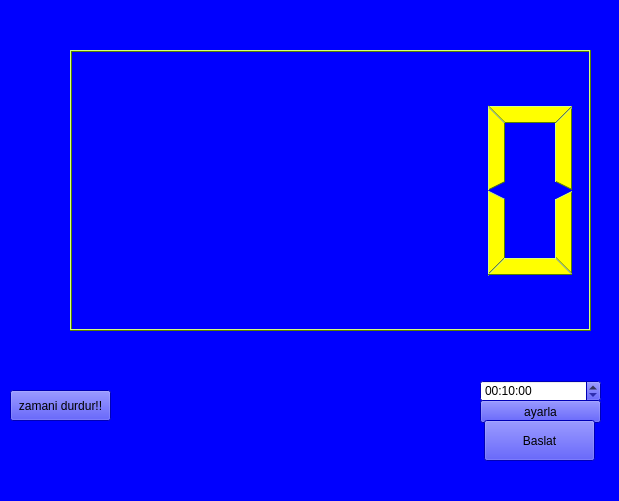
<?xml version="1.0" encoding="UTF-8"?>
<ui version="4.0">
 <class>Form</class>
 <widget class="QWidget" name="Form">
  <property name="geometry">
   <rect>
    <x>0</x>
    <y>0</y>
    <width>619</width>
    <height>501</height>
   </rect>
  </property>
  <property name="palette">
   <palette>
    <active>
     <colorrole role="WindowText">
      <brush brushstyle="SolidPattern">
       <color alpha="255">
        <red>0</red>
        <green>0</green>
        <blue>0</blue>
       </color>
      </brush>
     </colorrole>
     <colorrole role="Button">
      <brush brushstyle="SolidPattern">
       <color alpha="255">
        <red>0</red>
        <green>0</green>
        <blue>255</blue>
       </color>
      </brush>
     </colorrole>
     <colorrole role="Light">
      <brush brushstyle="SolidPattern">
       <color alpha="255">
        <red>127</red>
        <green>127</green>
        <blue>255</blue>
       </color>
      </brush>
     </colorrole>
     <colorrole role="Midlight">
      <brush brushstyle="SolidPattern">
       <color alpha="255">
        <red>63</red>
        <green>63</green>
        <blue>255</blue>
       </color>
      </brush>
     </colorrole>
     <colorrole role="Dark">
      <brush brushstyle="SolidPattern">
       <color alpha="255">
        <red>0</red>
        <green>0</green>
        <blue>127</blue>
       </color>
      </brush>
     </colorrole>
     <colorrole role="Mid">
      <brush brushstyle="SolidPattern">
       <color alpha="255">
        <red>0</red>
        <green>0</green>
        <blue>170</blue>
       </color>
      </brush>
     </colorrole>
     <colorrole role="Text">
      <brush brushstyle="SolidPattern">
       <color alpha="255">
        <red>0</red>
        <green>0</green>
        <blue>0</blue>
       </color>
      </brush>
     </colorrole>
     <colorrole role="BrightText">
      <brush brushstyle="SolidPattern">
       <color alpha="255">
        <red>255</red>
        <green>255</green>
        <blue>255</blue>
       </color>
      </brush>
     </colorrole>
     <colorrole role="ButtonText">
      <brush brushstyle="SolidPattern">
       <color alpha="255">
        <red>0</red>
        <green>0</green>
        <blue>0</blue>
       </color>
      </brush>
     </colorrole>
     <colorrole role="Base">
      <brush brushstyle="SolidPattern">
       <color alpha="255">
        <red>255</red>
        <green>255</green>
        <blue>255</blue>
       </color>
      </brush>
     </colorrole>
     <colorrole role="Window">
      <brush brushstyle="SolidPattern">
       <color alpha="255">
        <red>0</red>
        <green>0</green>
        <blue>255</blue>
       </color>
      </brush>
     </colorrole>
     <colorrole role="Shadow">
      <brush brushstyle="SolidPattern">
       <color alpha="255">
        <red>0</red>
        <green>0</green>
        <blue>0</blue>
       </color>
      </brush>
     </colorrole>
     <colorrole role="AlternateBase">
      <brush brushstyle="SolidPattern">
       <color alpha="255">
        <red>127</red>
        <green>127</green>
        <blue>255</blue>
       </color>
      </brush>
     </colorrole>
     <colorrole role="ToolTipBase">
      <brush brushstyle="SolidPattern">
       <color alpha="255">
        <red>255</red>
        <green>255</green>
        <blue>220</blue>
       </color>
      </brush>
     </colorrole>
     <colorrole role="ToolTipText">
      <brush brushstyle="SolidPattern">
       <color alpha="255">
        <red>0</red>
        <green>0</green>
        <blue>0</blue>
       </color>
      </brush>
     </colorrole>
    </active>
    <inactive>
     <colorrole role="WindowText">
      <brush brushstyle="SolidPattern">
       <color alpha="255">
        <red>0</red>
        <green>0</green>
        <blue>0</blue>
       </color>
      </brush>
     </colorrole>
     <colorrole role="Button">
      <brush brushstyle="SolidPattern">
       <color alpha="255">
        <red>0</red>
        <green>0</green>
        <blue>255</blue>
       </color>
      </brush>
     </colorrole>
     <colorrole role="Light">
      <brush brushstyle="SolidPattern">
       <color alpha="255">
        <red>127</red>
        <green>127</green>
        <blue>255</blue>
       </color>
      </brush>
     </colorrole>
     <colorrole role="Midlight">
      <brush brushstyle="SolidPattern">
       <color alpha="255">
        <red>63</red>
        <green>63</green>
        <blue>255</blue>
       </color>
      </brush>
     </colorrole>
     <colorrole role="Dark">
      <brush brushstyle="SolidPattern">
       <color alpha="255">
        <red>0</red>
        <green>0</green>
        <blue>127</blue>
       </color>
      </brush>
     </colorrole>
     <colorrole role="Mid">
      <brush brushstyle="SolidPattern">
       <color alpha="255">
        <red>0</red>
        <green>0</green>
        <blue>170</blue>
       </color>
      </brush>
     </colorrole>
     <colorrole role="Text">
      <brush brushstyle="SolidPattern">
       <color alpha="255">
        <red>0</red>
        <green>0</green>
        <blue>0</blue>
       </color>
      </brush>
     </colorrole>
     <colorrole role="BrightText">
      <brush brushstyle="SolidPattern">
       <color alpha="255">
        <red>255</red>
        <green>255</green>
        <blue>255</blue>
       </color>
      </brush>
     </colorrole>
     <colorrole role="ButtonText">
      <brush brushstyle="SolidPattern">
       <color alpha="255">
        <red>0</red>
        <green>0</green>
        <blue>0</blue>
       </color>
      </brush>
     </colorrole>
     <colorrole role="Base">
      <brush brushstyle="SolidPattern">
       <color alpha="255">
        <red>255</red>
        <green>255</green>
        <blue>255</blue>
       </color>
      </brush>
     </colorrole>
     <colorrole role="Window">
      <brush brushstyle="SolidPattern">
       <color alpha="255">
        <red>0</red>
        <green>0</green>
        <blue>255</blue>
       </color>
      </brush>
     </colorrole>
     <colorrole role="Shadow">
      <brush brushstyle="SolidPattern">
       <color alpha="255">
        <red>0</red>
        <green>0</green>
        <blue>0</blue>
       </color>
      </brush>
     </colorrole>
     <colorrole role="AlternateBase">
      <brush brushstyle="SolidPattern">
       <color alpha="255">
        <red>127</red>
        <green>127</green>
        <blue>255</blue>
       </color>
      </brush>
     </colorrole>
     <colorrole role="ToolTipBase">
      <brush brushstyle="SolidPattern">
       <color alpha="255">
        <red>255</red>
        <green>255</green>
        <blue>220</blue>
       </color>
      </brush>
     </colorrole>
     <colorrole role="ToolTipText">
      <brush brushstyle="SolidPattern">
       <color alpha="255">
        <red>0</red>
        <green>0</green>
        <blue>0</blue>
       </color>
      </brush>
     </colorrole>
    </inactive>
    <disabled>
     <colorrole role="WindowText">
      <brush brushstyle="SolidPattern">
       <color alpha="255">
        <red>0</red>
        <green>0</green>
        <blue>127</blue>
       </color>
      </brush>
     </colorrole>
     <colorrole role="Button">
      <brush brushstyle="SolidPattern">
       <color alpha="255">
        <red>0</red>
        <green>0</green>
        <blue>255</blue>
       </color>
      </brush>
     </colorrole>
     <colorrole role="Light">
      <brush brushstyle="SolidPattern">
       <color alpha="255">
        <red>127</red>
        <green>127</green>
        <blue>255</blue>
       </color>
      </brush>
     </colorrole>
     <colorrole role="Midlight">
      <brush brushstyle="SolidPattern">
       <color alpha="255">
        <red>63</red>
        <green>63</green>
        <blue>255</blue>
       </color>
      </brush>
     </colorrole>
     <colorrole role="Dark">
      <brush brushstyle="SolidPattern">
       <color alpha="255">
        <red>0</red>
        <green>0</green>
        <blue>127</blue>
       </color>
      </brush>
     </colorrole>
     <colorrole role="Mid">
      <brush brushstyle="SolidPattern">
       <color alpha="255">
        <red>0</red>
        <green>0</green>
        <blue>170</blue>
       </color>
      </brush>
     </colorrole>
     <colorrole role="Text">
      <brush brushstyle="SolidPattern">
       <color alpha="255">
        <red>0</red>
        <green>0</green>
        <blue>127</blue>
       </color>
      </brush>
     </colorrole>
     <colorrole role="BrightText">
      <brush brushstyle="SolidPattern">
       <color alpha="255">
        <red>255</red>
        <green>255</green>
        <blue>255</blue>
       </color>
      </brush>
     </colorrole>
     <colorrole role="ButtonText">
      <brush brushstyle="SolidPattern">
       <color alpha="255">
        <red>0</red>
        <green>0</green>
        <blue>127</blue>
       </color>
      </brush>
     </colorrole>
     <colorrole role="Base">
      <brush brushstyle="SolidPattern">
       <color alpha="255">
        <red>0</red>
        <green>0</green>
        <blue>255</blue>
       </color>
      </brush>
     </colorrole>
     <colorrole role="Window">
      <brush brushstyle="SolidPattern">
       <color alpha="255">
        <red>0</red>
        <green>0</green>
        <blue>255</blue>
       </color>
      </brush>
     </colorrole>
     <colorrole role="Shadow">
      <brush brushstyle="SolidPattern">
       <color alpha="255">
        <red>0</red>
        <green>0</green>
        <blue>0</blue>
       </color>
      </brush>
     </colorrole>
     <colorrole role="AlternateBase">
      <brush brushstyle="SolidPattern">
       <color alpha="255">
        <red>0</red>
        <green>0</green>
        <blue>255</blue>
       </color>
      </brush>
     </colorrole>
     <colorrole role="ToolTipBase">
      <brush brushstyle="SolidPattern">
       <color alpha="255">
        <red>255</red>
        <green>255</green>
        <blue>220</blue>
       </color>
      </brush>
     </colorrole>
     <colorrole role="ToolTipText">
      <brush brushstyle="SolidPattern">
       <color alpha="255">
        <red>0</red>
        <green>0</green>
        <blue>0</blue>
       </color>
      </brush>
     </colorrole>
    </disabled>
   </palette>
  </property>
  <property name="windowTitle">
   <string>Form</string>
  </property>
  <widget class="QLCDNumber" name="lcdNumber">
   <property name="geometry">
    <rect>
     <x>70</x>
     <y>50</y>
     <width>521</width>
     <height>281</height>
    </rect>
   </property>
   <property name="palette">
    <palette>
     <active>
      <colorrole role="WindowText">
       <brush brushstyle="SolidPattern">
        <color alpha="255">
         <red>255</red>
         <green>255</green>
         <blue>0</blue>
        </color>
       </brush>
      </colorrole>
      <colorrole role="Button">
       <brush brushstyle="SolidPattern">
        <color alpha="255">
         <red>170</red>
         <green>255</green>
         <blue>0</blue>
        </color>
       </brush>
      </colorrole>
      <colorrole role="Light">
       <brush brushstyle="SolidPattern">
        <color alpha="255">
         <red>213</red>
         <green>255</green>
         <blue>127</blue>
        </color>
       </brush>
      </colorrole>
      <colorrole role="Midlight">
       <brush brushstyle="SolidPattern">
        <color alpha="255">
         <red>191</red>
         <green>255</green>
         <blue>63</blue>
        </color>
       </brush>
      </colorrole>
      <colorrole role="Dark">
       <brush brushstyle="SolidPattern">
        <color alpha="255">
         <red>85</red>
         <green>127</green>
         <blue>0</blue>
        </color>
       </brush>
      </colorrole>
      <colorrole role="Mid">
       <brush brushstyle="SolidPattern">
        <color alpha="255">
         <red>113</red>
         <green>170</green>
         <blue>0</blue>
        </color>
       </brush>
      </colorrole>
      <colorrole role="Text">
       <brush brushstyle="SolidPattern">
        <color alpha="255">
         <red>0</red>
         <green>0</green>
         <blue>0</blue>
        </color>
       </brush>
      </colorrole>
      <colorrole role="BrightText">
       <brush brushstyle="SolidPattern">
        <color alpha="255">
         <red>255</red>
         <green>255</green>
         <blue>255</blue>
        </color>
       </brush>
      </colorrole>
      <colorrole role="ButtonText">
       <brush brushstyle="SolidPattern">
        <color alpha="255">
         <red>0</red>
         <green>0</green>
         <blue>0</blue>
        </color>
       </brush>
      </colorrole>
      <colorrole role="Base">
       <brush brushstyle="SolidPattern">
        <color alpha="255">
         <red>255</red>
         <green>255</green>
         <blue>255</blue>
        </color>
       </brush>
      </colorrole>
      <colorrole role="Window">
       <brush brushstyle="SolidPattern">
        <color alpha="255">
         <red>170</red>
         <green>255</green>
         <blue>0</blue>
        </color>
       </brush>
      </colorrole>
      <colorrole role="Shadow">
       <brush brushstyle="SolidPattern">
        <color alpha="255">
         <red>0</red>
         <green>0</green>
         <blue>0</blue>
        </color>
       </brush>
      </colorrole>
      <colorrole role="AlternateBase">
       <brush brushstyle="SolidPattern">
        <color alpha="255">
         <red>212</red>
         <green>255</green>
         <blue>127</blue>
        </color>
       </brush>
      </colorrole>
      <colorrole role="ToolTipBase">
       <brush brushstyle="SolidPattern">
        <color alpha="255">
         <red>255</red>
         <green>255</green>
         <blue>220</blue>
        </color>
       </brush>
      </colorrole>
      <colorrole role="ToolTipText">
       <brush brushstyle="SolidPattern">
        <color alpha="255">
         <red>0</red>
         <green>0</green>
         <blue>0</blue>
        </color>
       </brush>
      </colorrole>
     </active>
     <inactive>
      <colorrole role="WindowText">
       <brush brushstyle="SolidPattern">
        <color alpha="255">
         <red>255</red>
         <green>255</green>
         <blue>0</blue>
        </color>
       </brush>
      </colorrole>
      <colorrole role="Button">
       <brush brushstyle="SolidPattern">
        <color alpha="255">
         <red>170</red>
         <green>255</green>
         <blue>0</blue>
        </color>
       </brush>
      </colorrole>
      <colorrole role="Light">
       <brush brushstyle="SolidPattern">
        <color alpha="255">
         <red>213</red>
         <green>255</green>
         <blue>127</blue>
        </color>
       </brush>
      </colorrole>
      <colorrole role="Midlight">
       <brush brushstyle="SolidPattern">
        <color alpha="255">
         <red>191</red>
         <green>255</green>
         <blue>63</blue>
        </color>
       </brush>
      </colorrole>
      <colorrole role="Dark">
       <brush brushstyle="SolidPattern">
        <color alpha="255">
         <red>85</red>
         <green>127</green>
         <blue>0</blue>
        </color>
       </brush>
      </colorrole>
      <colorrole role="Mid">
       <brush brushstyle="SolidPattern">
        <color alpha="255">
         <red>113</red>
         <green>170</green>
         <blue>0</blue>
        </color>
       </brush>
      </colorrole>
      <colorrole role="Text">
       <brush brushstyle="SolidPattern">
        <color alpha="255">
         <red>0</red>
         <green>0</green>
         <blue>0</blue>
        </color>
       </brush>
      </colorrole>
      <colorrole role="BrightText">
       <brush brushstyle="SolidPattern">
        <color alpha="255">
         <red>255</red>
         <green>255</green>
         <blue>255</blue>
        </color>
       </brush>
      </colorrole>
      <colorrole role="ButtonText">
       <brush brushstyle="SolidPattern">
        <color alpha="255">
         <red>0</red>
         <green>0</green>
         <blue>0</blue>
        </color>
       </brush>
      </colorrole>
      <colorrole role="Base">
       <brush brushstyle="SolidPattern">
        <color alpha="255">
         <red>255</red>
         <green>255</green>
         <blue>255</blue>
        </color>
       </brush>
      </colorrole>
      <colorrole role="Window">
       <brush brushstyle="SolidPattern">
        <color alpha="255">
         <red>170</red>
         <green>255</green>
         <blue>0</blue>
        </color>
       </brush>
      </colorrole>
      <colorrole role="Shadow">
       <brush brushstyle="SolidPattern">
        <color alpha="255">
         <red>0</red>
         <green>0</green>
         <blue>0</blue>
        </color>
       </brush>
      </colorrole>
      <colorrole role="AlternateBase">
       <brush brushstyle="SolidPattern">
        <color alpha="255">
         <red>212</red>
         <green>255</green>
         <blue>127</blue>
        </color>
       </brush>
      </colorrole>
      <colorrole role="ToolTipBase">
       <brush brushstyle="SolidPattern">
        <color alpha="255">
         <red>255</red>
         <green>255</green>
         <blue>220</blue>
        </color>
       </brush>
      </colorrole>
      <colorrole role="ToolTipText">
       <brush brushstyle="SolidPattern">
        <color alpha="255">
         <red>0</red>
         <green>0</green>
         <blue>0</blue>
        </color>
       </brush>
      </colorrole>
     </inactive>
     <disabled>
      <colorrole role="WindowText">
       <brush brushstyle="SolidPattern">
        <color alpha="255">
         <red>85</red>
         <green>127</green>
         <blue>0</blue>
        </color>
       </brush>
      </colorrole>
      <colorrole role="Button">
       <brush brushstyle="SolidPattern">
        <color alpha="255">
         <red>170</red>
         <green>255</green>
         <blue>0</blue>
        </color>
       </brush>
      </colorrole>
      <colorrole role="Light">
       <brush brushstyle="SolidPattern">
        <color alpha="255">
         <red>213</red>
         <green>255</green>
         <blue>127</blue>
        </color>
       </brush>
      </colorrole>
      <colorrole role="Midlight">
       <brush brushstyle="SolidPattern">
        <color alpha="255">
         <red>191</red>
         <green>255</green>
         <blue>63</blue>
        </color>
       </brush>
      </colorrole>
      <colorrole role="Dark">
       <brush brushstyle="SolidPattern">
        <color alpha="255">
         <red>85</red>
         <green>127</green>
         <blue>0</blue>
        </color>
       </brush>
      </colorrole>
      <colorrole role="Mid">
       <brush brushstyle="SolidPattern">
        <color alpha="255">
         <red>113</red>
         <green>170</green>
         <blue>0</blue>
        </color>
       </brush>
      </colorrole>
      <colorrole role="Text">
       <brush brushstyle="SolidPattern">
        <color alpha="255">
         <red>85</red>
         <green>127</green>
         <blue>0</blue>
        </color>
       </brush>
      </colorrole>
      <colorrole role="BrightText">
       <brush brushstyle="SolidPattern">
        <color alpha="255">
         <red>255</red>
         <green>255</green>
         <blue>255</blue>
        </color>
       </brush>
      </colorrole>
      <colorrole role="ButtonText">
       <brush brushstyle="SolidPattern">
        <color alpha="255">
         <red>85</red>
         <green>127</green>
         <blue>0</blue>
        </color>
       </brush>
      </colorrole>
      <colorrole role="Base">
       <brush brushstyle="SolidPattern">
        <color alpha="255">
         <red>170</red>
         <green>255</green>
         <blue>0</blue>
        </color>
       </brush>
      </colorrole>
      <colorrole role="Window">
       <brush brushstyle="SolidPattern">
        <color alpha="255">
         <red>170</red>
         <green>255</green>
         <blue>0</blue>
        </color>
       </brush>
      </colorrole>
      <colorrole role="Shadow">
       <brush brushstyle="SolidPattern">
        <color alpha="255">
         <red>0</red>
         <green>0</green>
         <blue>0</blue>
        </color>
       </brush>
      </colorrole>
      <colorrole role="AlternateBase">
       <brush brushstyle="SolidPattern">
        <color alpha="255">
         <red>170</red>
         <green>255</green>
         <blue>0</blue>
        </color>
       </brush>
      </colorrole>
      <colorrole role="ToolTipBase">
       <brush brushstyle="SolidPattern">
        <color alpha="255">
         <red>255</red>
         <green>255</green>
         <blue>220</blue>
        </color>
       </brush>
      </colorrole>
      <colorrole role="ToolTipText">
       <brush brushstyle="SolidPattern">
        <color alpha="255">
         <red>0</red>
         <green>0</green>
         <blue>0</blue>
        </color>
       </brush>
      </colorrole>
     </disabled>
    </palette>
   </property>
   <property name="locale">
    <locale language="Dutch" country="Netherlands"/>
   </property>
  </widget>
  <widget class="QTimeEdit" name="timeEdit">
   <property name="geometry">
    <rect>
     <x>480</x>
     <y>380</y>
     <width>121</width>
     <height>22</height>
    </rect>
   </property>
   <property name="timeSpec">
    <enum>Qt::TimeZone</enum>
   </property>
   <property name="time">
    <time>
     <hour>0</hour>
     <minute>10</minute>
     <second>0</second>
    </time>
   </property>
  </widget>
  <widget class="QPushButton" name="pushButton">
   <property name="geometry">
    <rect>
     <x>480</x>
     <y>400</y>
     <width>121</width>
     <height>23</height>
    </rect>
   </property>
   <property name="text">
    <string>ayarla</string>
   </property>
  </widget>
  <widget class="QPushButton" name="button_01">
   <property name="geometry">
    <rect>
     <x>10</x>
     <y>390</y>
     <width>101</width>
     <height>31</height>
    </rect>
   </property>
   <property name="text">
    <string>zamani durdur!!</string>
   </property>
  </widget>
  <widget class="QPushButton" name="pushButton_3">
   <property name="geometry">
    <rect>
     <x>484</x>
     <y>420</y>
     <width>111</width>
     <height>41</height>
    </rect>
   </property>
   <property name="text">
    <string>Baslat</string>
   </property>
  </widget>
 </widget>
 <resources/>
 <connections/>
</ui>
